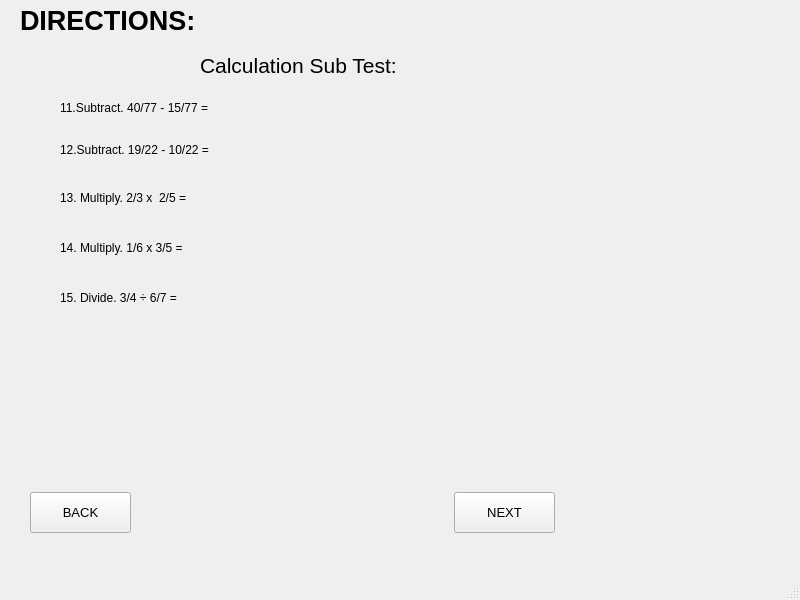
<?xml version="1.0" encoding="UTF-8"?>
<ui version="4.0">
 <class>MainWindow</class>
 <widget class="QMainWindow" name="MainWindow">
  <property name="geometry">
   <rect>
    <x>0</x>
    <y>0</y>
    <width>800</width>
    <height>600</height>
   </rect>
  </property>
  <property name="windowTitle">
   <string>MainWindow</string>
  </property>
  <widget class="QWidget" name="centralwidget">
   <widget class="QPushButton" name="pushButton">
    <property name="geometry">
     <rect>
      <x>30</x>
      <y>492</y>
      <width>101</width>
      <height>41</height>
     </rect>
    </property>
    <property name="font">
     <font>
      <pointsize>10</pointsize>
     </font>
    </property>
    <property name="text">
     <string>BACK</string>
    </property>
   </widget>
   <widget class="QPushButton" name="pushButton_2">
    <property name="geometry">
     <rect>
      <x>454</x>
      <y>492</y>
      <width>101</width>
      <height>41</height>
     </rect>
    </property>
    <property name="font">
     <font>
      <pointsize>10</pointsize>
     </font>
    </property>
    <property name="text">
     <string>NEXT</string>
    </property>
   </widget>
   <widget class="QLabel" name="label">
    <property name="geometry">
     <rect>
      <x>20</x>
      <y>0</y>
      <width>211</width>
      <height>41</height>
     </rect>
    </property>
    <property name="font">
     <font>
      <pointsize>20</pointsize>
      <weight>75</weight>
      <bold>true</bold>
     </font>
    </property>
    <property name="text">
     <string>DIRECTIONS:</string>
    </property>
   </widget>
   <widget class="QLabel" name="label_2">
    <property name="geometry">
     <rect>
      <x>200</x>
      <y>50</y>
      <width>201</width>
      <height>31</height>
     </rect>
    </property>
    <property name="font">
     <font>
      <pointsize>16</pointsize>
     </font>
    </property>
    <property name="text">
     <string>Calculation Sub Test: </string>
    </property>
   </widget>
   <widget class="QLabel" name="label_3">
    <property name="geometry">
     <rect>
      <x>60</x>
      <y>100</y>
      <width>211</width>
      <height>16</height>
     </rect>
    </property>
    <property name="text">
     <string>11.Subtract. 40/77 - 15/77 = </string>
    </property>
   </widget>
   <widget class="QLabel" name="label_4">
    <property name="geometry">
     <rect>
      <x>60</x>
      <y>140</y>
      <width>151</width>
      <height>20</height>
     </rect>
    </property>
    <property name="text">
     <string>12.Subtract. 19/22 - 10/22 =</string>
    </property>
   </widget>
   <widget class="QLabel" name="label_5">
    <property name="geometry">
     <rect>
      <x>60</x>
      <y>190</y>
      <width>151</width>
      <height>16</height>
     </rect>
    </property>
    <property name="text">
     <string>13. Multiply. 2/3 x  2/5 =</string>
    </property>
   </widget>
   <widget class="QLabel" name="label_6">
    <property name="geometry">
     <rect>
      <x>60</x>
      <y>240</y>
      <width>141</width>
      <height>16</height>
     </rect>
    </property>
    <property name="text">
     <string>14. Multiply. 1/6 x 3/5 = </string>
    </property>
   </widget>
   <widget class="QLabel" name="label_7">
    <property name="geometry">
     <rect>
      <x>60</x>
      <y>290</y>
      <width>151</width>
      <height>16</height>
     </rect>
    </property>
    <property name="text">
     <string>15. Divide. 3/4 ÷ 6/7 =</string>
    </property>
   </widget>
  </widget>
  <widget class="QMenuBar" name="menubar">
   <property name="geometry">
    <rect>
     <x>0</x>
     <y>0</y>
     <width>800</width>
     <height>21</height>
    </rect>
   </property>
  </widget>
  <widget class="QStatusBar" name="statusbar"/>
 </widget>
 <resources/>
 <connections/>
</ui>
